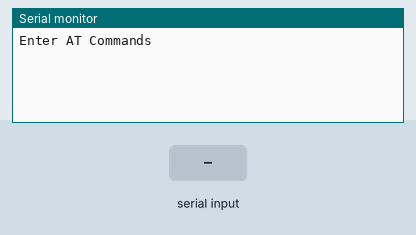
Simulated run of this sketch. Board: Arduino Uno, built with avr-gcc and run on an emulated ATmega328P. On the bench: the last lines printed to the serial monitor. The inputs (shaded band) are chosen by the test bench.

Above: at 1.2 s.
1.3 s: "1" received over the second serial link
At 2.0 s:
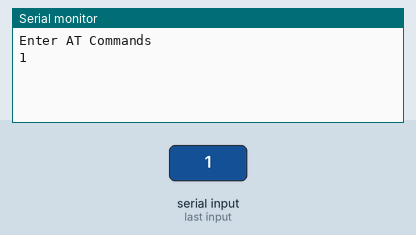
2.8 s: "0" received over the second serial link
At 3.2 s:
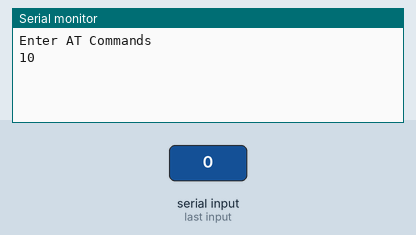

Measured:
- after the input at 1.3 s, the serial monitor: prints a new line at once (image 1)
- after the input at 2.8 s, the serial monitor: prints a new line at once (image 2)

The sketch:

BluetoothConnect.ino
```cpp
#include <SoftwareSerial.h>
SoftwareSerial BTSerial (2,3);

void setup() {
  // put your setup code here, to run once:
  pinMode(2,INPUT);
  pinMode(3,OUTPUT);
 Serial.begin (9600);
 Serial.println ("Enter AT Commands" );
 BTSerial.begin (9600);

}

void loop() {
  // put your main code here, to run repeatedly:

  if (BTSerial.available()){

  Serial.write (BTSerial.read()) ;

 }
    //Serial.println(BTSerial.available());
  if (Serial.available ()){

     BTSerial.write(Serial.read ());

     }


}
```
